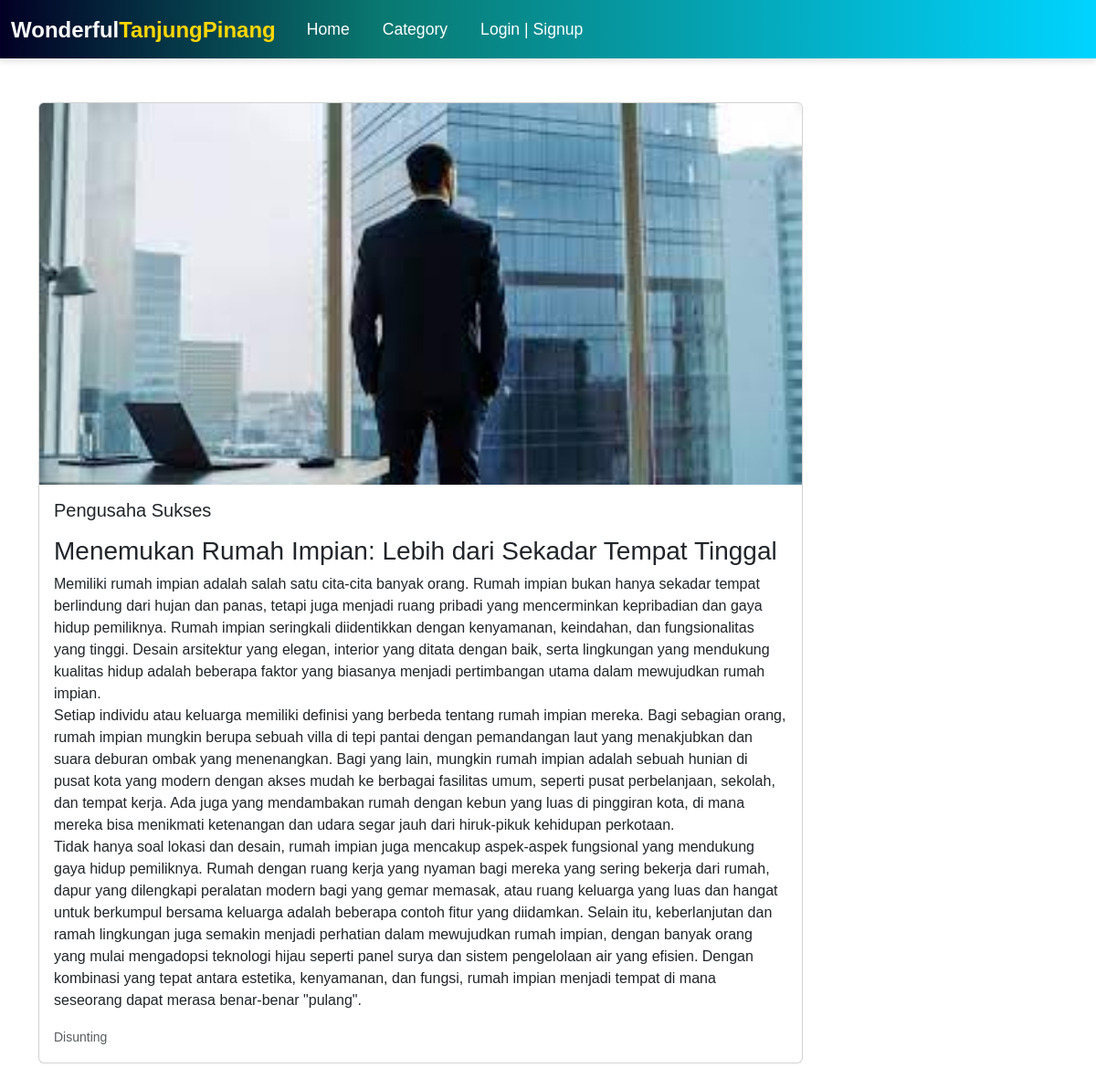
The app's page /single_post.php?post_id=1 with its own data.
### tables this page shows
CREATE TABLE IF NOT EXISTS `artikel` (
  `id_artikel` int NOT NULL AUTO_INCREMENT,
  `user_id` int DEFAULT NULL,
  `judul` varchar(255) DEFAULT NULL,
  `isi` text,
  `kategori` varchar(255) DEFAULT NULL,
  `tanggal` datetime DEFAULT NULL,
  `cover_url` varchar(255) DEFAULT 'default.jpg',
  PRIMARY KEY (`id_artikel`)
);

### data/artikel.php (called while the page is built, shortened)
<?php
function getById($conn, $id){
    $sql = "SELECT * FROM artikel WHERE id_artikel = ?";
    $stmt = $conn->prepare($sql);
    $stmt->execute([$id]);
    if($stmt->rowCount() >= 1){
        $data = $stmt->fetch();
        return $data;
    }else {
        return 0;
    }
}

### single_post.php (the view, shortened to what this page needs)
<?php
if (isset($_GET['post_id'])) {
    $post_id = $_GET['post_id'];
    include_once 'data/artikel.php';
    include_once 'db_conn.php';
    $posts = getById($conn,$post_id);
 ?>
<!DOCTYPE html>
<html>
<head>
    <link rel="stylesheet" href="https://stackpath.bootstrapcdn.com/font-awesome/4.7.0/css/font-awesome.min.css">
    <link href="https://cdn.jsdelivr.net/npm/bootstrap@5.3.3/dist/css/bootstrap.min.css" rel="stylesheet">
    <link rel="stylesheet" href="../css/side-bar.css">
    <link rel="stylesheet" href="../css/style.css">
    <link rel="stylesheet" href="../css/richtext.min.css">
</head>
<body>
    <?php
    include 'inc/NavBar.php';
    ?>
    <div class="container mt-5">
    <section class= "d-flex" >
    <div class="card main-blog-card mb-5" >
            <img src="../uploads/artikel/<?=$posts['cover_url'] ?>" class="card-img-top" alt="...">
            <div class="card-body">
                <h5 class="card-title"><?=$posts['judul']?></h5>
                <p class="card-text"><?=$posts['isi']?></p>
                <p class="card-text"><small class="text-body-secondary">Disunting <?=$posts['tanggal']?></small> </p>
            </div>
        </div>
         <?php }  ?>
        <aside class="aside-main">
    </div>
</body>
</html>

### css/side-bar.css (style rules this page uses)
* { padding: 0; margin: 0; box-sizing: border-box; font-family: arial, sans-serif; }

### css/style.css (style rules this page uses)
.main-blog-card { width: 90%; }
.aside-main { width: 30%; margin-top: 20px; }

### records on screen
artikel: cover_url (picture), judul "Pengusaha Sukses", isi "Menemukan Rumah Impian: Lebih dari Sekadar Tempat Tinggal Memiliki rumah impian adalah salah satu cita-cita banyak orang. Rumah impian bukan hanya sekadar tempat berlindung dari hujan dan panas, tetapi juga menjadi ruang pribadi yang mencerminkan kepribadian dan gaya hidup pemiliknya. Rumah impian seringkali diidentikkan dengan kenyamanan, keindahan, dan fungsionalitas yang tinggi. Desain arsitektur yang elegan, interior yang ditata dengan baik, serta lingkungan yang mendukung kualitas hidup adalah beberapa faktor yang biasanya menjadi pertimbangan utama dalam mewujudkan rumah impian. Setiap individu atau keluarga memiliki definisi yang berbeda tentang rumah impian mereka. Bagi sebagian…"
